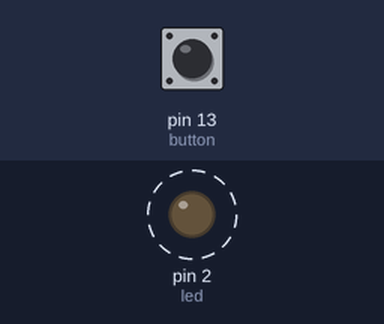
Bench run of a program on a simulated MicroPython board. Parts: output pins drawn as LEDs (lit = HIGH). Dashed ring = blinking. The inputs (shaded band) are chosen by the test bench; at power-on: pin 13 (button) HIGH.

Above: at 0.2 s.
Timing chart, 0 to 3.0 s (numbered marks = the images above):
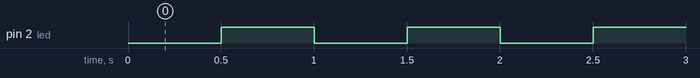

Measured:
- by itself, pin 2 (led): alternates HIGH for 0.50 s and LOW for 0.50 s

The program:

ButtonAndLed_Exploration.py
```python
from machine import Pin
import time

led = Pin(2, Pin.OUT)

#create button object from pin13,Set Pin13 to Input
button = Pin(13, Pin.IN,Pin.PULL_UP)

try:
    while True:
      if not button.value():
        led.value(0)  #Set led turn off instead of on.
      else: #LED Blinks until pressed.
        led.value(0)
        time.sleep_ms(500)
        led.value(1)
        time.sleep_ms(500)
except:
    pass
```
